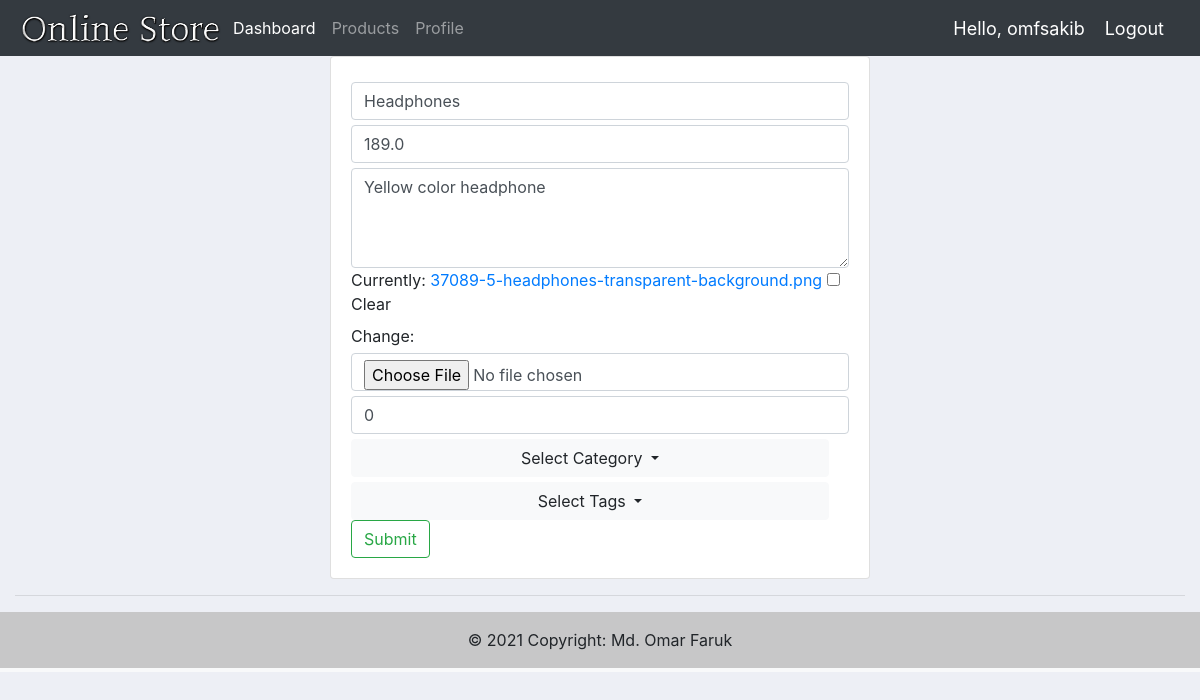
The page /products/setting/1/ (signed in) on the database as committed earlier.
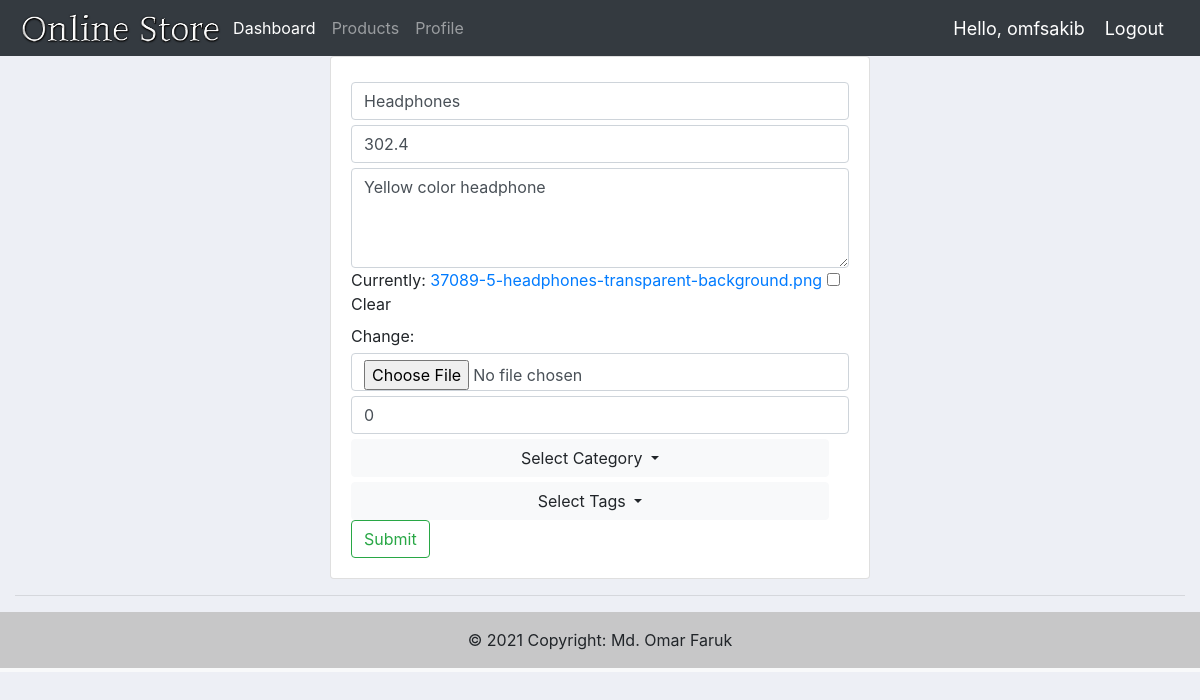
The same page on the database as committed later.
### accounts/models.py (models this page shows, shortened)
class Product(models.Model):
    shopowner = models.ForeignKey(ShopOwner, null=True, on_delete= models.SET_NULL)
    name = models.CharField(max_length=200, null=True)
    price = models.FloatField(null=True)
    category = models.ManyToManyField(Category)
    description = models.CharField(max_length=200, null=True,blank=True)
    date_created = models.DateTimeField(auto_now_add=True, null=True)
    tags = models.ManyToManyField(Tag)
    digital = models.BooleanField(default=False, null=True, blank=False)
    img = models.ImageField(default="product-pic.jpg",null = True,blank = True)
    stock = models.IntegerField(default=0, null = True,blank = True)
    discount = models.IntegerField(default=0, null = True,blank = True)
    discount_amount = models.FloatField(default=0, null = True,blank = True)
    rate = models.FloatField(default=0, null = True,blank = True)

### accounts/decorators.py (the view)
        def wrapper_func(request, *args, **kwargs):
            group = None
            if request.user.groups.exists():
                group = request.user.groups.all()[0].name
            if group in allowed_roles:
                return view_func(request, *args, **kwargs)
            else:
                return HttpResponse('You are not authorized to this page')

### accounts/forms.py
class ProductForm(ModelForm):
    name = forms.CharField(label='Product Name',widget=forms.TextInput(attrs={'placeholder': 'Product Name'}))
    price = forms.FloatField(label='Price',widget=forms.TextInput(attrs={'placeholder': 'Price'}))
    description = forms.CharField(max_length=50,label='Description',widget=forms.Textarea(attrs={'placeholder': 'Max 50 words'}))
    tags = forms.ModelMultipleChoiceField(
            queryset=Tag.objects.all(),
            widget=forms.CheckboxSelectMultiple,
            required=True)
    category = forms.ModelMultipleChoiceField(
            queryset=Category.objects.all(),
            widget=forms.CheckboxSelectMultiple,
            required=True)
    class Meta:
        model = Product
        fields = '__all__'

### accounts/models.py (called while the page is built)
    def __str__(self):
        return self.name

    def __str__(self):
        return self.name

### accounts/views.py (called while the page is built, shortened)
@login_required(login_url='login')
@allowed_users(allowed_roles=['shopowner'])
def productSetting(request,pk):
    shopowner = request.user.shopowner
    product = Product.objects.get(id=pk)
    form = ProductForm(instance=product)
    context = {'product':product,'form':form}
    return render(request,'accounts/productsetting.html',context)

### accounts/templates/accounts/productsetting.html (shortened to what this page needs)
{% extends 'accounts/main.html' %}
{% load static %}
{% load widget_tweaks %}
{% block content %}
<div class="container">
    <div class="row">
        <div class="col-md-3"></div>
        <div class="col-md-6">
            <div class="card card-body">
                <form method="POST" action="{% url 'product_setting' product.id %}" enctype='multipart/form-data'>
                    {{form.name|add_class:'form-control'}}
                    {{form.price|add_class:'form-control'}}
                    {{form.description|add_class:'form-control'}}
                    {{form.img|add_class:'form-control'}}
                    {{form.discount|add_class:'form-control'}}
                    <div class="dropdown filter-form">
                        <button style="width: 100%;" class="btn btn-light dropdown-toggle" type="button" id="dropdownMenuButton" data-toggle="dropdown" aria-haspopup="true" aria-expanded="false">
                          Select Category
                        </button>
                      </div>
                      <div class="dropdown filter-form">
                          <button style="width: 100%;" class="btn btn-light dropdown-toggle" type="button" id="dropdownMenuButton" data-toggle="dropdown" aria-haspopup="true" aria-expanded="false">
                            Select Tags
                          </button>
                        </div>
                        <button type="submit" class="btn btn-outline-success">Submit</button>
                </form>
            </div>
        </div>
        <div class="col-md-3"></div>
    </div>
</div>
{% endblock %}

Rows that differ between the two databases and show on the page:
changed Product "Headphones": price "189.0" → "302.4"
